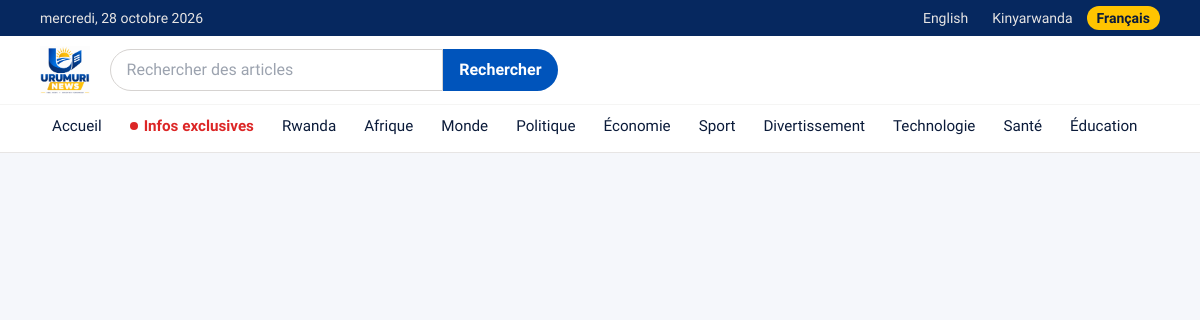
Page /includes/header.php?lang=fr on the committed database.
### tables this page shows
CREATE TABLE IF NOT EXISTS categories (
  id INT AUTO_INCREMENT PRIMARY KEY,
  name VARCHAR(60) NOT NULL,
  slug VARCHAR(60) NOT NULL UNIQUE
);

### config.php (called while the page is built, shortened)
<?php
require_once __DIR__ . '/lang.php';
function e($s) { return htmlspecialchars((string)$s, ENT_QUOTES | ENT_SUBSTITUTE, 'UTF-8'); }

### lang.php (called while the page is built, shortened)
<?php
$DT = ["en" => ["m" => ["January", "February", "March", "April", "May", "June", "July", "August", "September", "October", "November", "December"], "d" => ["Sunday", "Monday", "Tuesday", "Wednesday", "Thursday", "Friday", "Saturday"]], "rw" => ["m" => ["Mutarama", "Gashyantare", "Werurwe", "Mata", "Gicurasi", "Kamena", "Nyakanga", "Kanama", "Nzeri", "Ukwakira", "Ugushyingo", "Ukuboza"], "d" => ["Ku cyumweru", "Kuwa mbere", "Kuwa kabiri", "Kuwa gatatu", "Kuwa kane", "Kuwa gatanu", "Kuwa gatandatu"]], "fr" => ["m" => ["janvier", "février", "mars", "avril", "mai", "juin", "juillet", "août", "septembre", "octobre", "novembre", "décembre"], "d" => ["dimanche", "lundi", "mardi", "mercredi", "jeudi", "vendredi", "samedi"]]];
function t($s) { global $TR; return $TR[LANG][$s] ?? $s; }
function ldate($ts, $short = false) {
  global $DT; $x = $DT[LANG]; $m = $x['m'][date('n', $ts) - 1]; if ($short) $m = mb_substr($m, 0, 3);
  $r = date('j', $ts) . ' ' . $m . ' ' . date('Y', $ts);
  return $short ? $r : $x['d'][date('w', $ts)] . ', ' . $r;
}
$TR['rw'] += [
  "Search news" => "Shakisha amakuru", "Search" => "Shakisha", "Search results for" => "Ibisubizo byo gushakisha",
  "No stories match your search." => "Nta makuru ahuye n'ibyo washatse.", "Contact us" => "Twandikire", "Follow us" => "Dukurikire",
  "Subscribe" => "Iyandikishe", "Get the latest updates by email." => "Wakira amakuru mashya kuri imeri.", "Your email address" => "Imeri yawe",
  "Thanks for subscribing." => "Murakoze kwiyandikisha.", "Enter a valid email address." => "Andika imeri nyayo.", "Quick links" => "Ihuza ryihuse",
  "Subscribers" => "Abiyandikishije", "Contact and social links" => "Aho tuboneka n'imbuga nkoranyambaga", "Save links" => "Bika",
  "Export emails (CSV)" => "Kuramo imeri (CSV)", "Phone" => "Telefone", "Address" => "Aho dukorera"
];
$TR['fr'] += [
  "Search news" => "Rechercher des articles", "Search" => "Rechercher", "Search results for" => "Résultats pour",
  "No stories match your search." => "Aucun article ne correspond à votre recherche.", "Contact us" => "Contact", "Follow us" => "Suivez-nous",
  "Subscribe" => "S'abonner", "Get the latest updates by email." => "Recevez les dernières actualités par e-mail.", "Your email address" => "Votre adresse e-mail",
  "Thanks for subscribing." => "Merci pour votre abonnement.", "Enter a valid email address." => "Saisissez une adresse e-mail valide.", "Quick links" => "Liens rapides",
  "Subscribers" => "Abonnés", "Contact and social links" => "Contact et réseaux sociaux", "Save links" => "Enregistrer",
  "Export emails (CSV)" => "Exporter les e-mails (CSV)", "Phone" => "Téléphone", "Address" => "Adresse"
];
$TR['rw'] += [
  "Time on your device" => "Isaha ya telefone yawe",
  "Accounts are created by the admin." => "Konti zifungurwa n'umuyobozi gusa.",
  "Create writer account" => "Fungura konti y'umwanditsi",
  "Writer account created." => "Konti y'umwanditsi yafunguwe.",
  "This email already has an account." => "Iyi imeri isanzwe ifite konti.",
  "Enter a name, a valid email and a password of at least 8 characters." => "Andika izina, imeri nyayo n'ijambobanga rifite nibura inyuguti 8.",
  "Temporary password (at least 8 characters)" => "Ijambobanga ry'agateganyo (nibura inyuguti 8)",
  "Send test email" => "Ohereza imeri y'igerageza",
  "Test email sent to" => "Imeri y'igerageza yoherejwe kuri",
  "Email could not be sent." => "Imeri ntiyashoboye koherezwa.",
  "Welcome to URUMURI NEWS" => "Murakaza neza kuri URUMURI NEWS",
  "Thank you for subscribing. You will receive our latest news updates." => "Murakoze kwiyandikisha. Muzajya mwakira amakuru yacu mashya."
];
$TR['fr'] += [
  "Time on your device" => "Heure de votre appareil",
  "Accounts are created by the admin." => "Les comptes sont créés par l'administrateur.",
  "Create writer account" => "Créer un compte rédacteur",
  "Writer account created." => "Compte rédacteur créé.",
  "This email already has an account." => "Cet e-mail a déjà un compte.",
  "Enter a name, a valid email and a password of at least 8 characters." => "Saisissez un nom, un e-mail valide et un mot de passe d'au moins 8 caractères.",
  "Temporary password (at least 8 characters)" => "Mot de passe temporaire (8 caractères minimum)",
  "Send test email" => "Envoyer un e-mail de test",
  "Test email sent to" => "E-mail de test envoyé à",
  "Email could not be sent." => "L'e-mail n'a pas pu être envoyé.",
  "Welcome to URUMURI NEWS" => "Bienvenue sur URUMURI NEWS",
  "Thank you for subscribing. You will receive our latest news updates." => "Merci de votre abonnement. Vous recevrez nos dernières actualités."
];
$TR['rw'] += [
  "Advertisement" => "Itangazo",
  "Ads" => "Amatangazo",
  "Create ad" => "Kora itangazo",
  "Ad title" => "Umutwe w'itangazo",
  "Link (https://...)" => "Ihuza (https://...)",
  "Ad text (optional)" => "Amagambo y'itangazo (si ngombwa)",
  "Top banner (every page)" => "Itangazo hejuru (kuri buri paji)",
  "Inside content" => "Hagati mu nkuru",
  "Above footer" => "Hejuru y'ikirenge cy'urubuga",
  "Banner picture (best size 970x250, JPG, PNG or WEBP)" => "Ifoto y'itangazo (ingano nziza 970x250, JPG, PNG cyangwa WEBP)",
  "Start date (optional)" => "Itariki itangira (si ngombwa)",
  "End date (optional)" => "Itariki irangira (si ngombwa)",
  "Clicks" => "Gukanda",
  "Paused" => "Ryahagaritswe",
  "Pause" => "Hagarika",
  "Ad created." => "Itangazo ryashyizweho.",
  "No ads yet." => "Nta matangazo araboneka.",
  "Enter a title and a link starting with https://" => "Andika umutwe n'ihuza ritangirana na https://",
  "Add a banner picture or some ad text." => "Shyiramo ifoto cyangwa amagambo y'itangazo.",
  "Delete this ad?" => "Siba iri tangazo?"
];
$TR['fr'] += [
  "Advertisement" => "Publicité",
  "Ads" => "Publicités",
  "Create ad" => "Créer une publicité",
  "Ad title" => "Titre de la publicité",
  "Link (https://...)" => "Lien (https://...)",
  "Ad text (optional)" => "Texte de la publicité (facultatif)",
  "Top banner (every page)" => "Bannière en haut (chaque page)",
  "Inside content" => "Dans le contenu",
  "Above footer" => "Au-dessus du pied de page",
  "Banner picture (best size 970x250, JPG, PNG or WEBP)" => "Image de bannière (taille idéale 970x250, JPG, PNG ou WEBP)",
  "Start date (optional)" => "Date de début (facultative)",
  "End date (optional)" => "Date de fin (facultative)",
  "Clicks" => "Clics",
  "Paused" => "En pause",
  "Pause" => "Mettre en pause",
  "Ad created." => "Publicité créée.",
  "No ads yet." => "Aucune publicité pour le moment.",
  "Enter a title and a link starting with https://" => "Saisissez un titre et un lien commençant par https://",
  "Add a banner picture or some ad text." => "Ajoutez une image de bannière ou un texte.",
  "Delete this ad?" => "Supprimer cette publicité ?"
];
$TR['rw'] += [
  "Show password" => "Erekana ijambobanga",
  "Hide password" => "Hisha ijambobanga",
  "Confirm password" => "Emeza ijambobanga",
  "Confirm new password" => "Emeza ijambobanga rishya",
  "Passwords do not match." => "Amagambobanga ntahuye."
];
$TR['fr'] += [
  "Show password" => "Afficher le mot de passe",
  "Hide password" => "Masquer le mot de passe",
  "Confirm password" => "Confirmer le mot de passe",
  "Confirm new password" => "Confirmer le nouveau mot de passe",
  "Passwords do not match." => "Les mots de passe ne correspondent pas."
];
$TR['rw'] += ["Share" => "Sangiza", "Share this story" => "Sangiza iyi nkuru", "Link copied. Paste it in your Instagram story, post or message." => "Link yakopowe. Yishyire muri story, post cyangwa ubutumwa kuri Instagram."];
$TR['fr'] += ["Share" => "Partager", "Share this story" => "Partager cet article", "Link copied. Paste it in your Instagram story, post or message." => "Lien copié. Collez-le dans votre story, publication ou message Instagram."];
$TR['rw'] += ["No stories in this language yet." => "Nta nkuru ziri muri uru rurimi kugeza ubu.", "Show all languages" => "Erekana indimi zose", "Hot" => "Ashyushye", "Invalid request." => "Icyifuzo si cyo."];
$TR['fr'] += ["No stories in this language yet." => "Aucun article dans cette langue pour le moment.", "Show all languages" => "Afficher toutes les langues", "Hot" => "Exclusif", "Invalid request." => "Requête invalide."];

### includes/header.php (the view, shortened to what this page needs)
<?php
require_once __DIR__ . '/../config.php';
$cats = $pdo->query('SELECT * FROM categories ORDER BY id')->fetchAll();
$h_script = basename($_SERVER['SCRIPT_NAME'] ?? '', '.php');
$h_curcat = ($h_script === 'category') ? ($_GET['s'] ?? '') : null;
$h_qs = fn($extra) => '?' . http_build_query(array_merge(array_diff_key($_GET, ['l' => 1, 'p' => 1]), $extra));
?><!doctype html>
<html lang="<?= e(LANG) ?>">
<head>
<script src="https://cdn.tailwindcss.com/3.4.17"></script>
</head>
<body class="bg-paper text-ink antialiased min-h-screen flex flex-col">
<div class="bg-navy text-stone-200 text-sm font-ui">
  <div class="max-w-6xl mx-auto px-4 py-1.5 flex flex-wrap items-center justify-between gap-x-4 gap-y-1">
    <p class="flex items-center gap-3"><span id="kd"><?= e(ldate(time())) ?></span><span id="kt" class="font-bold text-sun"></span><span id="kc" title="Kigali"></span></p>
    <div class="flex items-center gap-1" role="group" aria-label="Language">
      <?php foreach (LANGS as $h_k => $h_n): ?>
        <a href="<?= e($h_qs(['lang' => $h_k])) ?>" hreflang="<?= $h_k ?>" class="px-2.5 py-0.5 rounded-full <?= LANG === $h_k ? 'bg-sun text-ink font-bold' : 'hover:bg-white/10' ?>"><?= e($h_n) ?></a>
      <?php endforeach; ?>
    </div>
  </div>
</div>
<header class="bg-white border-b border-stone-200 sticky top-0 z-40">
  <div class="max-w-6xl mx-auto px-4 py-2.5 flex flex-wrap items-center gap-x-5 gap-y-2">
    <a href="index.php" class="shrink-0" aria-label="URUMURI NEWS - <?= e(t('Home')) ?>"><img src="assets/logo.png" alt="URUMURI NEWS" class="h-12 w-auto"></a>
    <form action="search.php" method="get" role="search" class="flex-1 min-w-[12rem] max-w-md flex order-last sm:order-none w-full sm:w-auto">
      <input type="search" name="q" value="<?= e($_GET['q'] ?? '') ?>" required placeholder="<?= e(t('Search news')) ?>" aria-label="<?= e(t('Search news')) ?>" class="w-full min-w-0 border border-stone-300 rounded-l-full px-4 py-2 focus:outline-none focus:border-brand focus:ring-2 focus:ring-sun">
      <button class="bg-brand text-white font-bold px-4 rounded-r-full hover:bg-ink transition-colors"><?= e(t('Search')) ?></button>
    </form>
  </div>
  <nav class="border-t border-stone-100 bg-white" aria-label="Categories">
    <div class="max-w-6xl mx-auto px-4 flex gap-1 overflow-x-auto scroll-x font-ui font-medium text-[0.95rem] whitespace-nowrap">
      <a href="index.php" class="px-3 py-2.5 border-b-4 <?= $h_script === 'index' ? 'border-sun text-brand font-bold' : 'border-transparent hover:text-brand' ?>"><?= e(t('Home')) ?></a>
      <a href="hot.php" class="px-3 py-2.5 border-b-4 inline-flex items-center gap-1.5 <?= $h_script === 'hot' ? 'border-red-600 text-red-700 font-bold' : 'border-transparent text-red-600 font-bold hover:text-red-700' ?>"><span class="w-2 h-2 rounded-full bg-red-600"></span><?= e(t('Hot news')) ?></a>
      <?php foreach ($cats as $h_c): ?>
        <a href="category.php?s=<?= e($h_c['slug']) ?>" class="px-3 py-2.5 border-b-4 <?= $h_curcat === $h_c['slug'] ? 'border-sun text-brand font-bold' : 'border-transparent hover:text-brand' ?>"><?= e(t($h_c['name'])) ?></a>
      <?php endforeach; ?>
    </div>
  </nav>
</header>
<div id="main" class="flex-1">

### includes/header.php (style rules this page uses)
html { scroll-behavior: smooth; }
body { font-family: "Source Sans 3", system-ui, sans-serif; }
.scroll-x { scrollbar-width: thin; }

### rows in the picture
categories: name "Rwanda"
categories: name "Afrique"
categories: name "Monde"
categories: name "Politique"
categories: name "Économie"
categories: name "Sport"
categories: name "Divertissement"
categories: name "Technologie"
categories: name "Santé"
categories: name "Éducation"

### other values in the picture
$h_n "English"
$h_n "Kinyarwanda"
$h_n "Français"
t('Search') "Rechercher"
t('Home') "Accueil"
t('Hot news') "Infos exclusives"
